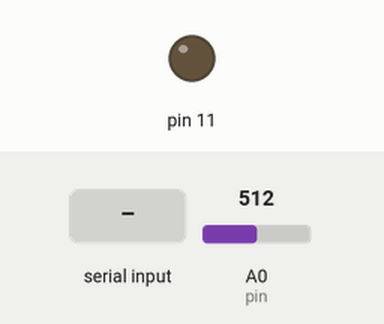
Recording of a sketch running on a simulated Arduino Uno, built with avr-gcc and run on an emulated ATmega328P. Shown: output pins drawn as LEDs (lit = HIGH). The inputs (shaded band) are chosen by the test bench; at power-on: A0 (pin) = 512. What the sketch prints to the serial monitor is not drawn.

Above: at 1.2 s.
1.3 s: "1" received over Serial
At 1.54 s:
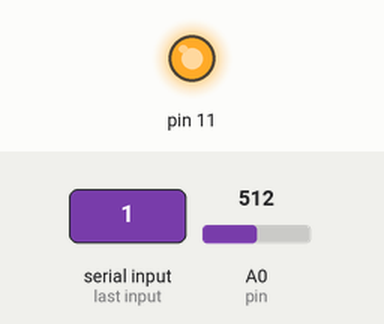
4.3 s: A0 (pin) set to 163
5.8 s: A0 (pin) set to 137
7.9 s: "0" received over Serial
At 9.2 s:
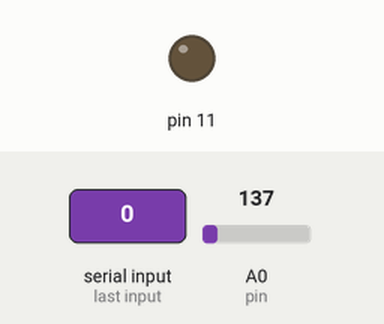
Timing chart, 0 to 10.8 s (numbered marks = the images above; inputs shaded):
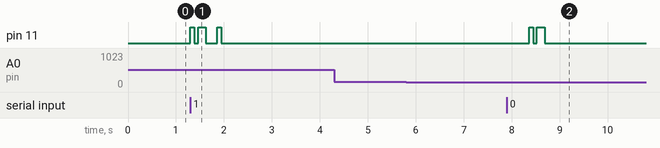

Measured:
- after the input at 1.3 s, pin 11: goes HIGH 0.08 s, LOW 0.08 s, HIGH 0.16 s, LOW 0.24 s, HIGH 0.08 s, then LOW, starting at once
- after the input at 4.3 s, every drawn part: stays the same
- after the input at 5.8 s, every drawn part: stays the same
- after the input at 7.9 s, pin 11: LOW → HIGH after 0.46 s, → LOW 0.08 s later, → HIGH 0.08 s later, → LOW 0.16 s later

The sketch:

relay_transmitter.ino
```cpp
char incomingByte = 0;
int b=0;
int  ascii_value =0;
int pin =A0;
void setup() {
Serial.begin(9600);
pinMode(11, OUTPUT);
pinMode(pin, INPUT);
//Serial.println(" Data transmitted:");
}

void loop()
{
  if (Serial.available() > 0)
  {
    //Serial.println("");
    //Serial.print("JAI: ");
    while(Serial.available()>0)
    {
  int a = 0;
  incomingByte = Serial.read();
  ascii_value = incomingByte;
  String thisString = String(ascii_value,BIN);
  a = thisString.length();
  //Serial.print(" Data transmitted:");
  Serial.print(incomingByte);
  //Serial.print("ASCII value is:");
  //Serial.println(ascii_value);
  //Serial.print("Binary form is:");
  //Serial.println(thisString);
  // Serial.print("length of string is:");
 // Serial.println(a);
 // Serial.print("8-bits transmitted after 0 padding: ");
  switch(a)
  {
    case 6:
    digitalWrite(11,HIGH);
   // Serial.print("1");
   delay(80);
    digitalWrite(11,LOW);
   // Serial.print("0");
   delay(80);
    for(int i=0; i<a; i++)
    {
     // Serial.print(thisString[i]);
      if(thisString[i] == '1')
      {
        digitalWrite(11,HIGH);
        //Serial.println("HIGH");
      }
      else
      {
        digitalWrite(11,LOW);
        //Serial.println("LOW");
      }
     delay(80);
      digitalWrite(11,LOW);
     }
     break;

     default:
         digitalWrite(11,HIGH);
     //    Serial.print("1");
        delay(80);
         for(int i=0; i<a; i++)
         {
        //    Serial.print(thisString[i]);
            if(thisString[i] == '1')
            {
              digitalWrite(11,HIGH);
              //Serial.println("HIGH");
            }
            else
            {
              digitalWrite(11,LOW);
              //Serial.println("LOW");
            }
           delay(80);
            digitalWrite(11,LOW);
          }
   }
  // Serial.println(" ");

  delay(80);
    }
    Serial.println("  ");
  }
  int arrayone[] = {0,0,0,0,0,0,0};
  int bit = analogRead(pin);
  if(bit <= 150)
  {
    char data = 0;
    int asciivalue=0;
    Serial.print("8-Bit data received is:");
    delay(80);
    Serial.print("1");
    for(int i =0;i<7;i++)
    {
      bit = analogRead(pin);
      if(bit <= 150)
      {
        arrayone[i] = 1;
        Serial.print("1");
      }
      else
      {
        arrayone[i] = 0;
        Serial.print("0");
      }
     delay(80);
    }
     // Serial.println(" ");
    //  Serial.print("string is:");
      int m=64;
      for(int i =0;i<7;i++)
        {
          int x = arrayone[i];
          asciivalue = asciivalue+ m*x;
      //    Serial.print(arrayone[i]);
          m=m/2;
        }
        data = asciivalue;
      //Serial.println("");
      //Serial.print("ASCII value is:");
      //Serial.println(asciivalue);
      //Serial.print("Data received is:");
      Serial.print(data);
      }

   else
        {
          b =0;
        }
}
```
